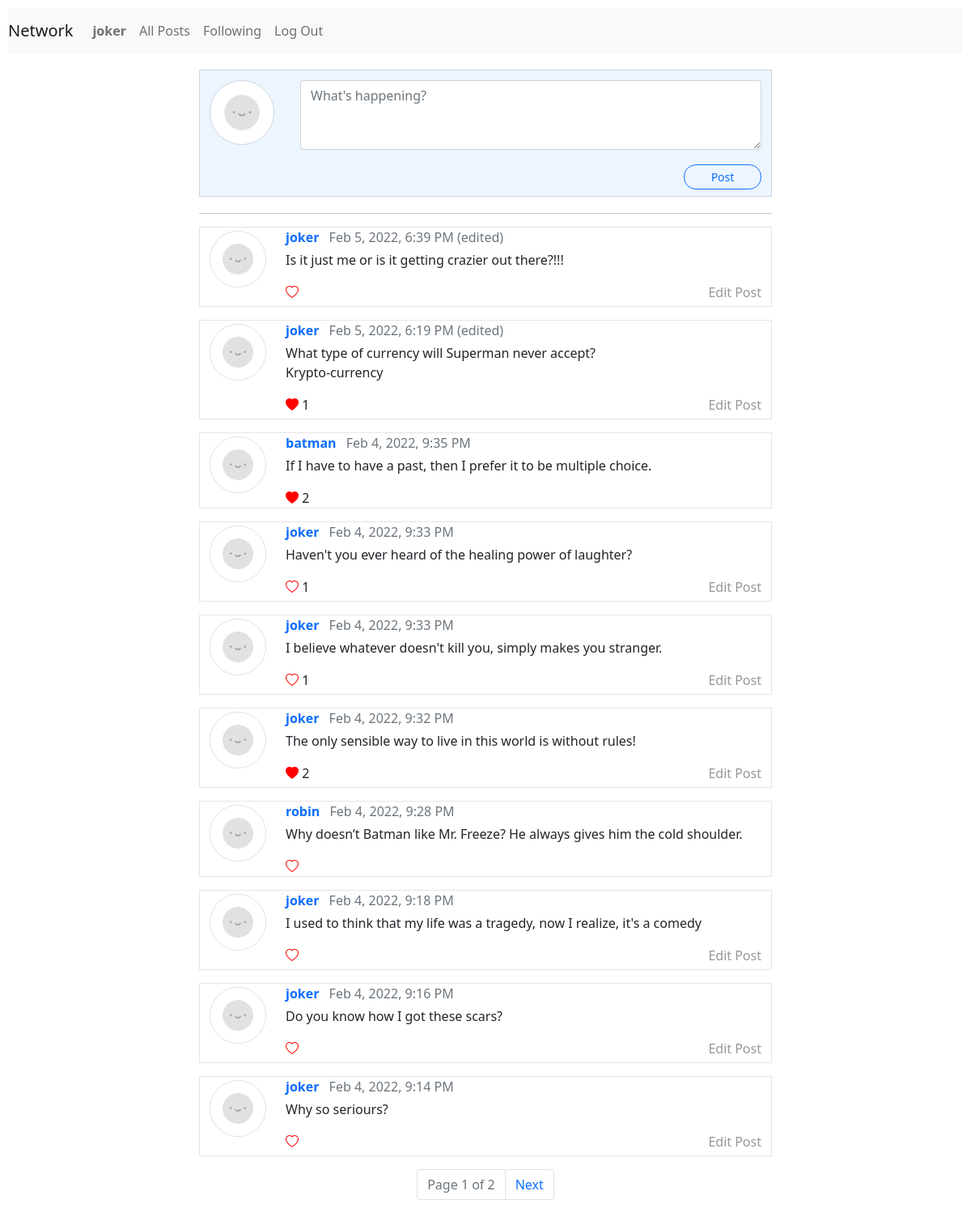
Screenshot of / (signed in) with the database file from the repository.
### network/models.py (models this page shows, shortened)
class User(AbstractUser):
    following = models.ManyToManyField('self', symmetrical=False)
    followers = models.ManyToManyField('self', symmetrical=False, related_name='subs')
    joined = models.DateTimeField(auto_now_add=True)
    def __str__(self) -> str:
        return self.username

class Post(models.Model):
    author = models.ForeignKey(User, on_delete=models.CASCADE, related_name="posts")
    content = models.TextField()
    likes = models.ManyToManyField(User)
    timestamp = models.DateTimeField(auto_now_add=True)
    updated = models.BooleanField(default=False)
    class Meta:
        ordering = ['-timestamp']

### network/views.py (the view)
# urls.py: path("", views.index, name="index"),
def index(request):
    if request.method == "POST":
        content = request.POST['post']
        Post.objects.create(author=request.user, content=content)
        return redirect('index')
    else:
        posts = Post.objects.all()
        paginator = Paginator(posts, 10)
        page_number = request.GET.get('page')
        page_obj = paginator.get_page(page_number)
        return render(request, 'network/index.html', {
            "page_obj": page_obj,
        })

### network/templates/network/index.html (shortened to what this page needs)
{% extends "network/layout.html" %}
{% load static %}
{% block body %}
    <div class="container postsblock">
        {% if user.is_authenticated %}
            <div class="row mt-2">
                <div class="col-auto">
                    <img class="avatar my-1" src="{% static 'network/avatar.png' %}" alt="avatar"
                    height="80px" width="80px">
                </div>
                <div class="col">
                    <form action="{% url 'index' %}" method="post" class="ms-2">
                        <textarea rows="3" name="post" class="comment-input form-control mb-2 mt-1" placeholder="What's happening?" required></textarea>
                        <div class="d-flex justify-content-end">
                            <button class="btn btn-outline-primary btn-sm mb-2" type="submit">Post</button>
                        </div>
                    </form>
                </div>
            </div>
        {% else %}
            <div class="pb-3 notlogged">
                Please, <a href="{% url 'login' %}">Log in</a>  to post.
                Don't have an account? <a href="{% url 'register' %}">Register here.</a>
            </div>
        {% endif %}
    </div>
    {% include "network/posts.html" %}
{% endblock %}

### network/templates/network/layout.html (shortened to what this page needs)
{% load static %}
<!DOCTYPE html>
<html lang="en">
    <head>
        <link href="https://cdn.jsdelivr.net/npm/bootstrap@5.1.3/dist/css/bootstrap.min.css" rel="stylesheet">
        <link rel="stylesheet" href="https://cdn.jsdelivr.net/npm/bootstrap-icons@1.7.2/font/bootstrap-icons.css">
        <link href="{% static 'network/styles.css' %}" rel="stylesheet">
    </head>
    <body>
        <nav class="navbar navbar-expand-lg navbar-light bg-light">
            <a class="navbar-brand" href="{% url 'index' %}">Network</a>
            <div>
              <ul class="navbar-nav mr-auto">
                {% if user.is_authenticated %}
                    <li class="nav-item">
                        <a class="nav-link" href="{% url 'profile' user.id %}"><strong>{{ user.username }}</strong></a>
                    </li>
                {% endif %}
                <li class="nav-item">
                  <a class="nav-link" href="{% url 'index' %}">All Posts</a>
                </li>
                {% if user.is_authenticated %}
                    <li class="nav-item">
                        <a class="nav-link" href="{% url 'following' %}">Following</a>
                    </li>
                    <li class="nav-item">
                        <a class="nav-link" href="{% url 'logout' %}">Log Out</a>
                    </li>
                {% endif %}
              </ul>
            </div>
          </nav>
        <div class="body">
            {% block body %}
            {% endblock %}
        </div>
    </body>
</html>

### network/templates/network/posts.html (shortened to what this page needs)
{% load static %}
<hr>
<div class="container posts">
    {% for post in page_obj %}
        <div class="row my-3 post">
            <div class="col-auto">
                <img class="avatar my-1" src="{% static 'network/avatar.png' %}" alt="avatar"
                height="70px" width="70px">
            </div>
            <div class="col" data-content="{{ post.id }}">
                <div class="mb-1">
                    <strong><a href="{% url 'profile' post.author.id %}">{{ post.author }}</a></strong>
                    <span class="text-muted fw-lighter ms-2">{{ post.timestamp|date:"M j, Y, g:i A" }}</span>
                    <span class="text-muted fw-lighter">
                        {% if post.updated %}
                            (edited)
                        {% endif %}
                    </span>
                </div>
                <div>
                    <p class="content">{{ post.content }}</p>
                    <div class="likes">
                        {% if user in post.likes.all %}
                            <i id="{{ post.id }}" class="bi bi-heart-fill like"></i>
                        {% else %}
                            <i id="{{ post.id }}" class="bi bi-heart like"></i>
                        {% endif %}
                        <span class="count">
                            {% if post.likes.count > 0 %}
                                {{ post.likes.count }}
                            {% endif %}
                        </span>
                    </div>
                    {% if user == post.author %}
                        <div class="edit">
                            Edit Post
                        </div>
                    {% endif %}
                </div>
            </div>
        </div>
    {% endfor %}
</div>
<nav aria-label="Page navigation" class="mt-3">
    <ul class="pagination justify-content-center">
        {% if page_obj.has_other_pages %}
            <li class="page-item disabled">
                <a class="page-link">Page {{ page_obj.number }} of {{ page_obj.paginator.num_pages }}</a>
            </li>
        {% endif %}
        {% if page_obj.has_next %}
            <li class="page-item"><a class="page-link" href="?page={{ page_obj.next_page_number }}">Next</a></li>
        {% endif %}
    </ul>
</nav>

### network/static/network/styles.css (style rules this page uses)
body { padding: 10px; }
.postsblock { width: 60%; background-color: rgba(140, 190, 255, 0.151); border: 1px solid rgba(0, 0, 0, 0.137); margin-top: 20px; text-align: center; }
.comment-input { width: 100%; margin-left: 0; }
img.avatar { border-radius: 50%; border: 1px solid rgba(0, 0, 0, 0.137); }
div.container { height: 50%; width: 60%; }
div.posts { width: 60%; }
hr { width: 60%; margin: auto; margin-top: 20px; border: none; }
.post { border: 1px solid rgba(0, 0, 0, 0.103); }
div.likes { margin-bottom: 5px; display: inline; }
.like { color: red; cursor: pointer; }
a, a:hover { text-decoration: none; }
button.btn-sm { border-radius: 15px; float: right; width: 6rem; margin-top: 10px; }
div.edit { float: right; color: rgba(0, 0, 0, 0.411); cursor: pointer; display: inline; margin-bottom: 5px; }
p.content { white-space: pre-wrap; }

### rows the page displays
User: username "joker"
Post: author "joker", timestamp "Feb 5, 2022, 6:39 PM", updated "(edited)", content "Is it just me or is it getting crazier out there?!!!", shows "Edit Post"
Post: author "joker", timestamp "Feb 5, 2022, 6:19 PM", updated "(edited)", content "What type of currency will Superman never accept? Krypto-currency", likes.count "1", shows "Edit Post"
Post: author "batman", timestamp "Feb 4, 2022, 9:35 PM", content "If I have to have a past, then I prefer it to be multiple choice.", likes.count "2"
Post: author "joker", timestamp "Feb 4, 2022, 9:33 PM", content "Haven't you ever heard of the healing power of laughter?", likes.count "1", shows "Edit Post"
Post: author "joker", timestamp "Feb 4, 2022, 9:33 PM", content "I believe whatever doesn't kill you, simply makes you stranger.", likes.count "1", shows "Edit Post"
Post: author "joker", timestamp "Feb 4, 2022, 9:32 PM", content "The only sensible way to live in this world is without rules!", likes.count "2", shows "Edit Post"
Post: author "robin", timestamp "Feb 4, 2022, 9:28 PM", content "Why doesn’t Batman like Mr. Freeze? He always gives him the cold shoulder."
Post: author "joker", timestamp "Feb 4, 2022, 9:18 PM", content "I used to think that my life was a tragedy, now I realize, it's a comedy", shows "Edit Post"
Post: author "joker", timestamp "Feb 4, 2022, 9:16 PM", content "Do you know how I got these scars?", shows "Edit Post"
Post: author "joker", timestamp "Feb 4, 2022, 9:14 PM", content "Why so seriours?", shows "Edit Post"

### other values shown
{{ page_obj.number }} "1"
{{ page_obj.paginator.num_pages }} "2"
